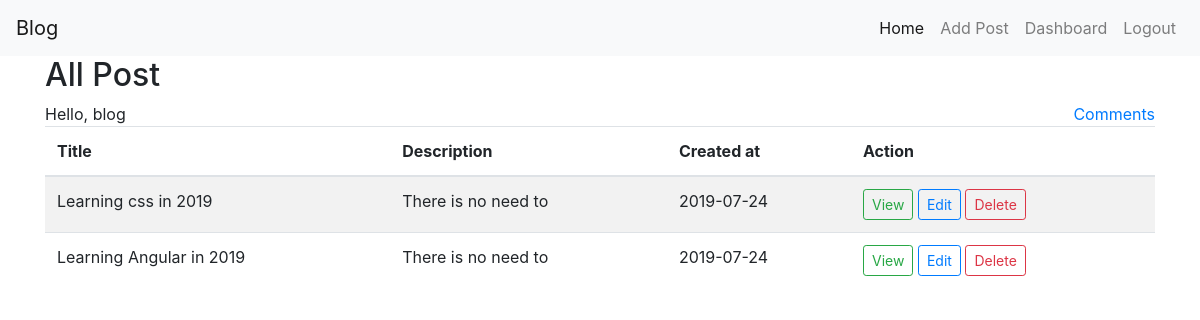
/dashboard.php (signed in), run on the app's committed database.
### tables this page shows
CREATE TABLE `post` (
  `id` int(11) NOT NULL,
  `title` varchar(60) NOT NULL,
  `description` varchar(1000) NOT NULL,
  `image` varchar(79) NOT NULL,
  `created_at` datetime NOT NULL,
  `slug` varchar(100) NOT NULL
);

### post.php (called while the page is built, shortened)
<?php
class Post
{
    private $db;
    public function __construct($db)
    {
        $this->db = $db;
    }
    public function getPost()
    {
            $limit = 2;
            if (isset($_GET["page"])) {
                $page = $_GET["page"];
            } else {
                $page = 1;
            }
            $start = ($page - 1) * $limit;
            $sql = "SELECT * FROM post LIMIT $start, $limit";
            $result = mysqli_query($this->db, $sql);
            return $result;
    }
}

### dashboard.php (the view, shortened to what this page needs)
<?php
include('header.php');
include('post.php');
?>
<?php
$posts = new Post($db);
?>
<div class="container">
    <h2>All Post</h2>
    <a href="viewComment.php" style="float:right;">Comments</a>
    <?php
    if (!empty($_SESSION['username'])) {
        echo "Hello, {$_SESSION['username']}";
    } else {
        echo " You 're not logged in!";
    }
    ?>
    <table class="table table-striped">
        <thead>
            <tr>
                <th>Title</th>
                <th>Description</th>
                <th>Created at</th>
                <th>Action</th>
            </tr>
        </thead>
        <tbody>
            <?php foreach ($posts->getPost() as $post) { ?>
                <tr>
                    <td><?php echo $post['title']; ?></td>
                    <td><?php echo substr($post['description'], 0, 20) ?></td>
                    <td><?php echo date('Y-m-d', strtotime($post['created_at'])); ?></td>
                    <td>
                        <a href="view.php?slug=<?php echo $post['slug']; ?>"><button type="submit" class="btn
                                                            btn-outline-success btn-sm">View</button></a>
                        <a href="edit.php?slug=<?php echo $post['slug']; ?>"><button type="submit" class="btn
                                                            btn-outline-primary btn-sm">Edit</button></a>
                        <a href="delete.php?slug=<?php echo $post['slug']; ?>"><button type="submit" name="deleteButton" class="btn
                                                            btn-outline-danger btn-sm">Delete</button></a>
                    </td>
                <?php } ?>
            </tr>
        </tbody>
    </table>
</div>

### header.php (shortened to what this page needs)
<!DOCTYPE html>
<html>
<head>
    <link rel="stylesheet" href="https://stackpath.bootstrapcdn.com/bootstrap/4.3.1/css/bootstrap.min.css">
    <link rel="stylesheet" href="custom.css">
    <link rel="stylesheet" href="https://maxcdn.bootstrapcdn.com/font-awesome/4.5.0/css/font-awesome.min.css">
</head>
<body>
    <nav class="navbar navbar-expand-lg navbar-light bg-light">
        <a class="navbar-brand" href="#">Blog</a>
        <div class="collapse navbar-collapse" id="navbarNav">
            <ul class="navbar-nav ml-auto">
                <li class="nav-item active">
                    <a class="nav-link" href="index.php">Home <span class="sr-only">(current)</span></a>
                </li>
                <li class="nav-item">
                    <a class="nav-link" href="add.php">Add Post</a>
                </li>
                <li class="nav-item">
                    <a class="nav-link" href="dashboard.php">Dashboard</a>
                </li>
                <?php if (!empty($_SESSION['username'])) { ?>
                    <li class="nav-item">
                        <a class="nav-link" href="logout.php">Logout</a>
                    </li>
                <?php } else { ?>
                    <li class="nav-item">
                        <a class="nav-link" href="login.php">Login</a>
                    </li>
                <?php } ?>
            </ul>
        </div>
    </nav>
</body>
</html>

### custom.css (style rules this page uses)
body { text-align: justify; }

### data on the page
post: title "Learning css in 2019", description "There is no need to", created_at "2019-07-24"
post: title "Learning Angular in 2019", description "There is no need to", created_at "2019-07-24"

### other printed values
$_SESSION['username'] "blog"
